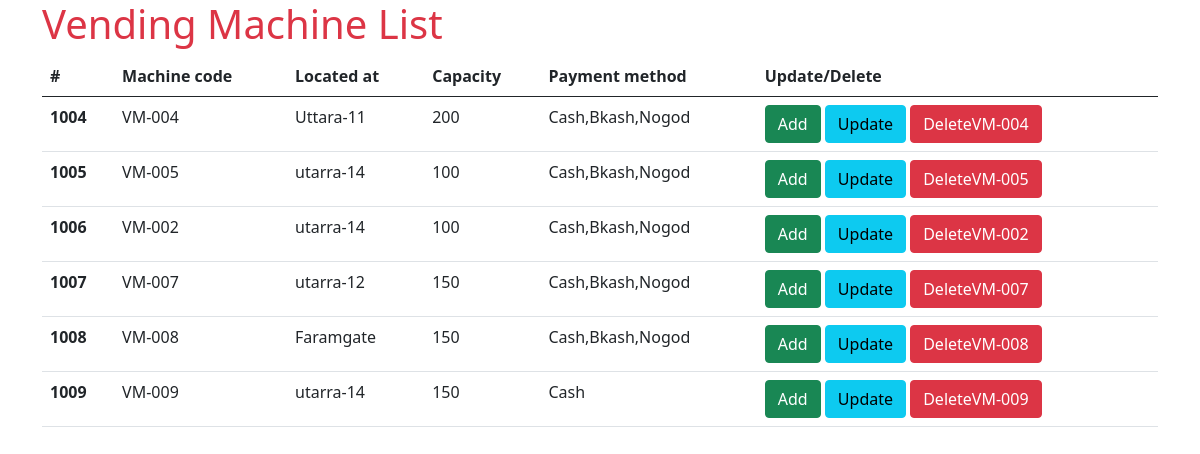
Screenshot of /vending-machine/vending-machine-list/ with the database file from the repository.
### vendingMachine/models.py (models this page shows, shortened)
class vendingMachine(models.Model):
    vendingMachine_id = models.CharField(max_length=20)
    machine_code = models.CharField(max_length=100)
    located_at = models.CharField(max_length=255)
    capacity = models.PositiveIntegerField(null=True,blank=True)
    available_product_quantity= models.PositiveIntegerField(null=True,blank=True)
    payment_method = models.CharField(max_length=100)
    vendMachine_image=models.ImageField( upload_to='vendMachineimage/',default='crudMethod/static/image/vending_machine.png',blank=True,null=True)

### vendingMachine/views.py (the view)
# urls.py: path('vending-machine-list/', views.vending_list,name='vending_list'),
def vending_list(request):
    result=vendingMachine.objects.all()
    context={
        'result':result,
    }
    return render(request, 'vendingMachine/vendingMachineCRUD/vending_list.html',context)

### templates/vendingMachine/vendingMachineCRUD/vending_list.html (shortened to what this page needs)
<!DOCTYPE html>
<html lang="en">
<head>
    <link href="https://cdn.jsdelivr.net/npm/bootstrap@5.0.2/dist/css/bootstrap.min.css" rel="stylesheet">
</head>
<body>
<div class="container">
      <h1 class="text-danger"> Vending Machine List</h1>
    <table class="table">
      <thead>
        <tr>
          <th scope="col">#</th>
          <th scope="col">Machine code</th>
          <th scope="col">Located at</th>
          <th scope="col">Capacity</th>
          <th scope="col">Payment method</th>
          <th scope="col">Update/Delete</th>
        </tr>
      </thead>
      <tbody>
        {% for vm in result %}
        <tr>
          <th scope="row">{{vm.vendingMachine_id}}</th>
          <td>{{vm.machine_code}}</td>
          <td>{{vm.located_at}}</td>
          <td>{{vm.capacity}}</td>
          <td>{{vm.payment_method}}</td>
          <td>
              <a href="{% url 'vendingCreateFrom'%} " class="btn btn-success" >Add </a>
              <a href="{% url 'vendingMachineUpdate' vm.machine_code %}" class="btn btn-info" >Update</a>
              <a href="{% url 'vendingDelete' vm.machine_code %}" class="btn btn-danger" >Delete{{vm.machine_code}}</a>
          </td>
        </tr>
        {% endfor %}
      </tbody>
    </table>
</div>
</body>
</html>

### rows the page displays
vendingMachine: vendingMachine_id "1004", machine_code "VM-004", located_at "Uttara-11", capacity "200", payment_method "Cash,Bkash,Nogod"
vendingMachine: vendingMachine_id "1005", machine_code "VM-005", located_at "utarra-14", capacity "100", payment_method "Cash,Bkash,Nogod"
vendingMachine: vendingMachine_id "1006", machine_code "VM-002", located_at "utarra-14", capacity "100", payment_method "Cash,Bkash,Nogod"
vendingMachine: vendingMachine_id "1007", machine_code "VM-007", located_at "utarra-12", capacity "150", payment_method "Cash,Bkash,Nogod"
vendingMachine: vendingMachine_id "1008", machine_code "VM-008", located_at "Faramgate", capacity "150", payment_method "Cash,Bkash,Nogod"
vendingMachine: vendingMachine_id "1009", machine_code "VM-009", located_at "utarra-14", capacity "150", payment_method "Cash"
